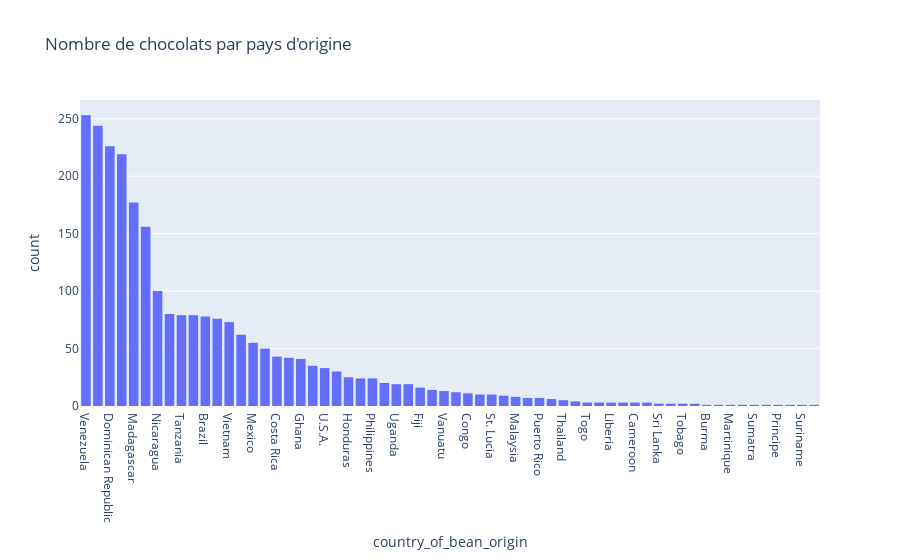
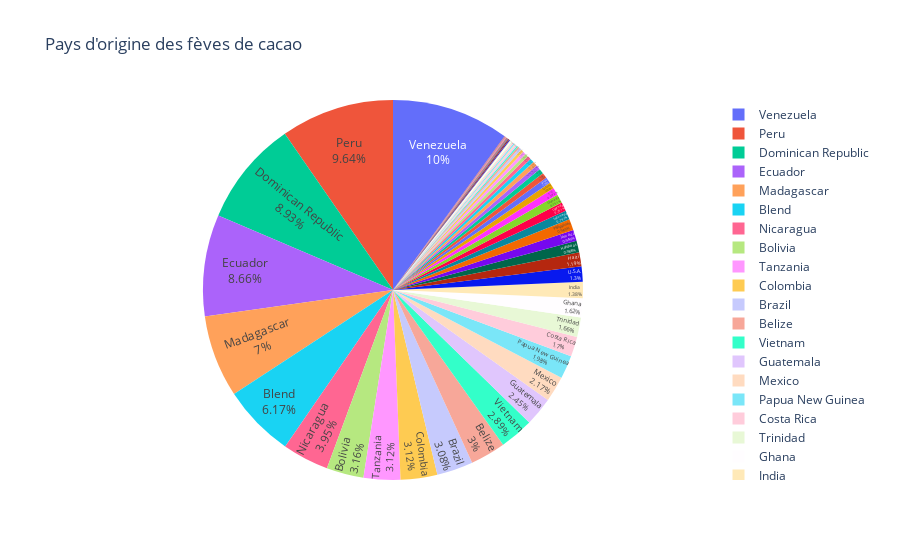

The notebook cell saved with these charts, in order:
### Code cell
# Afficher le nombre de chocolats par pays d'origine
fig = px.histogram(data, x='country_of_bean_origin', title='Nombre de chocolats par pays d\'origine').update_xaxes(categoryorder='total descending')
fig.show()
fig=px.pie(data, names='country_of_bean_origin', title='Pays d\'origine des fèves de cacao').update_traces(textposition='inside', textinfo='percent+label')
fig.show()

### Figure 1 — Plotly figure (JSON) as saved in the notebook; plotly's stock layout.template omitted (floating-point values rounded to 4 significant figures; data arrays with more than 128 entries replaced by an {"elided": "..."} marker saying what was removed)
{"data": [{"alignmentgroup": "True", "bingroup": "x", "hovertemplate": "country_of_bean_origin=%{x}<br>count=%{y}<extra></extra>", "legendgroup": "", "marker": {"color": "#636efa", "pattern": {"shape": ""}}, "name": "", "offsetgroup": "", "orientation": "v", "showlegend": false, "type": "histogram", "x": {"elided": "2530 str values"}, "xaxis": "x", "yaxis": "y"}], "layout": {"barmode": "relative", "legend": {"tracegroupgap": 0}, "title": {"text": "Nombre de chocolats par pays d'origine"}, "xaxis": {"anchor": "y", "categoryorder": "total descending", "domain": [0, 1], "title": {"text": "country_of_bean_origin"}}, "yaxis": {"anchor": "x", "domain": [0, 1], "title": {"text": "count"}}}}

### Figure 2 — Plotly figure (JSON) as saved in the notebook; plotly's stock layout.template omitted (floating-point values rounded to 4 significant figures; data arrays with more than 128 entries replaced by an {"elided": "..."} marker saying what was removed)
{"data": [{"domain": {"x": [0, 1], "y": [0, 1]}, "hovertemplate": "country_of_bean_origin=%{label}<extra></extra>", "labels": {"elided": "2530 str values"}, "legendgroup": "", "name": "", "showlegend": true, "textinfo": "percent+label", "textposition": "inside", "type": "pie"}], "layout": {"legend": {"tracegroupgap": 0}, "title": {"text": "Pays d'origine des fèves de cacao"}}}
